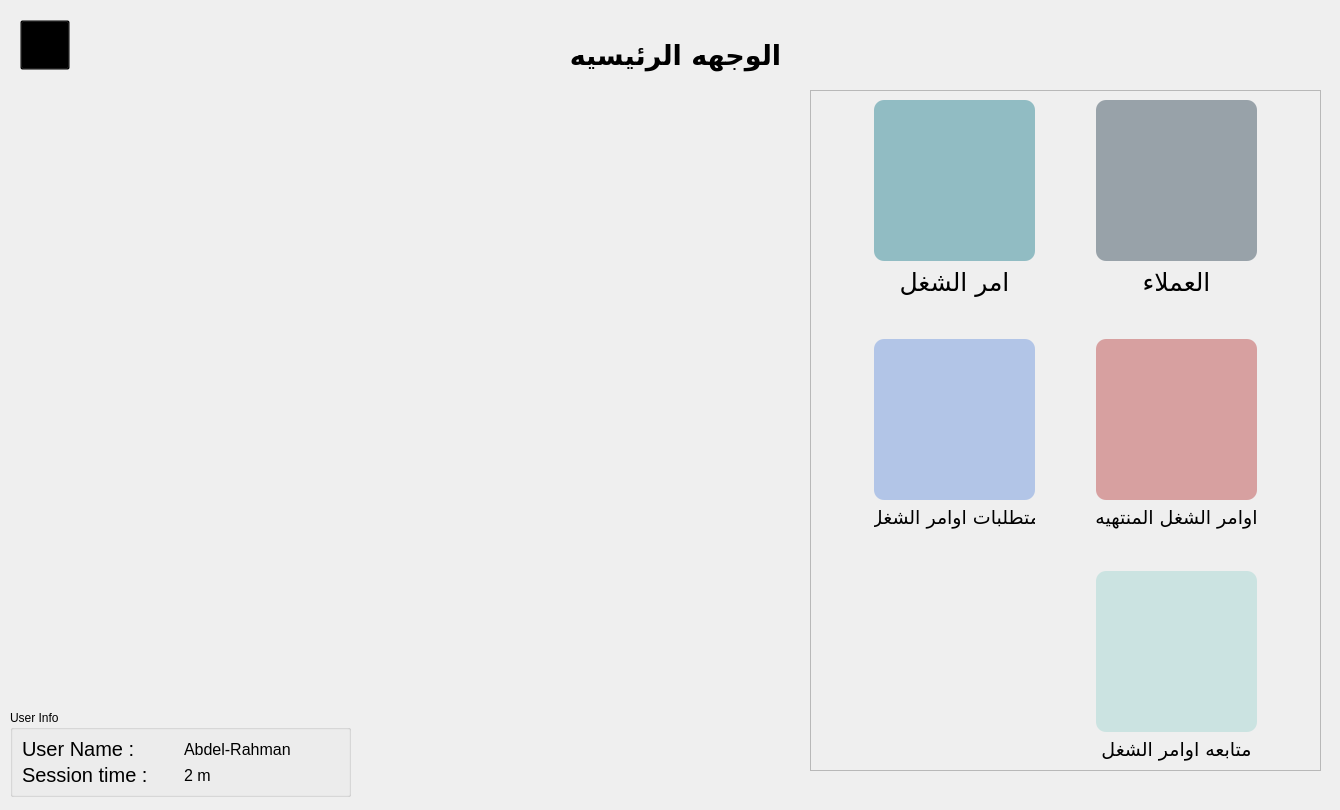
<?xml version="1.0" encoding="UTF-8"?>
<ui version="4.0">
 <class>main</class>
 <widget class="QWidget" name="main">
  <property name="geometry">
   <rect>
    <x>0</x>
    <y>0</y>
    <width>1340</width>
    <height>810</height>
   </rect>
  </property>
  <property name="minimumSize">
   <size>
    <width>1340</width>
    <height>810</height>
   </size>
  </property>
  <property name="windowTitle">
   <string>Form</string>
  </property>
  <widget class="QLabel" name="label">
   <property name="geometry">
    <rect>
     <x>560</x>
     <y>30</y>
     <width>231</width>
     <height>51</height>
    </rect>
   </property>
   <property name="maximumSize">
    <size>
     <width>271</width>
     <height>71</height>
    </size>
   </property>
   <property name="font">
    <font>
     <family>Thunder Lord</family>
     <pointsize>20</pointsize>
     <weight>75</weight>
     <bold>true</bold>
    </font>
   </property>
   <property name="text">
    <string>الوجهه الرئيسيه</string>
   </property>
   <property name="alignment">
    <set>Qt::AlignCenter</set>
   </property>
  </widget>
  <widget class="QFrame" name="frame">
   <property name="geometry">
    <rect>
     <x>810</x>
     <y>90</y>
     <width>511</width>
     <height>681</height>
    </rect>
   </property>
   <property name="frameShape">
    <enum>QFrame::StyledPanel</enum>
   </property>
   <property name="frameShadow">
    <enum>QFrame::Raised</enum>
   </property>
   <layout class="QGridLayout" name="gridLayout">
    <item row="0" column="0">
     <spacer name="horizontalSpacer_4">
      <property name="orientation">
       <enum>Qt::Horizontal</enum>
      </property>
      <property name="sizeHint" stdset="0">
       <size>
        <width>44</width>
        <height>20</height>
       </size>
      </property>
     </spacer>
    </item>
    <item row="0" column="1">
     <layout class="QVBoxLayout" name="verticalLayout_2">
      <item>
       <widget class="QPushButton" name="workOrder_btn">
        <property name="minimumSize">
         <size>
          <width>161</width>
          <height>161</height>
         </size>
        </property>
        <property name="maximumSize">
         <size>
          <width>161</width>
          <height>161</height>
         </size>
        </property>
        <property name="styleSheet">
         <string notr="true">QPushButton {
    
	background-color: rgb(0, 110, 127,100);
    color: #FFFFFF;
    padding: 2px;
    font: bold 15px;
    border-width: 6px;
    border-radius: 10px;
    border-color: #2752B8;
}
QPushButton:hover {
    background-color: #A0BCC2;
}</string>
        </property>
        <property name="text">
         <string/>
        </property>
        <property name="icon">
         <iconset resource="app_resources.qrc">
          <normaloff>:/icons/icons/icons8-add-list-64.png</normaloff>:/icons/icons/icons8-add-list-64.png</iconset>
        </property>
        <property name="iconSize">
         <size>
          <width>300</width>
          <height>300</height>
         </size>
        </property>
       </widget>
      </item>
      <item>
       <widget class="QLabel" name="label_6">
        <property name="maximumSize">
         <size>
          <width>161</width>
          <height>16777215</height>
         </size>
        </property>
        <property name="font">
         <font>
          <family>Thunder Lord</family>
          <pointsize>19</pointsize>
          <weight>50</weight>
          <bold>false</bold>
         </font>
        </property>
        <property name="text">
         <string>امر الشغل</string>
        </property>
        <property name="alignment">
         <set>Qt::AlignCenter</set>
        </property>
       </widget>
      </item>
     </layout>
    </item>
    <item row="0" column="2">
     <spacer name="horizontalSpacer_5">
      <property name="orientation">
       <enum>Qt::Horizontal</enum>
      </property>
      <property name="sizeHint" stdset="0">
       <size>
        <width>44</width>
        <height>20</height>
       </size>
      </property>
     </spacer>
    </item>
    <item row="0" column="3">
     <layout class="QVBoxLayout" name="verticalLayout">
      <item>
       <widget class="QPushButton" name="clients_btn">
        <property name="minimumSize">
         <size>
          <width>161</width>
          <height>161</height>
         </size>
        </property>
        <property name="maximumSize">
         <size>
          <width>161</width>
          <height>161</height>
         </size>
        </property>
        <property name="styleSheet">
         <string notr="true">QPushButton {

    background-color: rgb(17, 43, 60,100);
    color: #FFFFFF;
    padding: 2px;
    font: bold 15px;
    border-width: 6px;
    border-radius: 10px;
    border-color: #2752B8;
}
QPushButton:hover {
    background-color: #EFEAD8;
}</string>
        </property>
        <property name="text">
         <string/>
        </property>
        <property name="icon">
         <iconset resource="app_resources.qrc">
          <normaloff>:/icons/icons/user.png</normaloff>:/icons/icons/user.png</iconset>
        </property>
        <property name="iconSize">
         <size>
          <width>100</width>
          <height>100</height>
         </size>
        </property>
       </widget>
      </item>
      <item>
       <widget class="QLabel" name="label_9">
        <property name="maximumSize">
         <size>
          <width>161</width>
          <height>16777215</height>
         </size>
        </property>
        <property name="font">
         <font>
          <family>Thunder Lord</family>
          <pointsize>19</pointsize>
          <weight>50</weight>
          <bold>false</bold>
         </font>
        </property>
        <property name="text">
         <string>العملاء</string>
        </property>
        <property name="alignment">
         <set>Qt::AlignCenter</set>
        </property>
       </widget>
      </item>
     </layout>
    </item>
    <item row="0" column="4">
     <spacer name="horizontalSpacer_6">
      <property name="orientation">
       <enum>Qt::Horizontal</enum>
      </property>
      <property name="sizeHint" stdset="0">
       <size>
        <width>44</width>
        <height>20</height>
       </size>
      </property>
     </spacer>
    </item>
    <item row="1" column="1">
     <spacer name="horizontalSpacer_7">
      <property name="orientation">
       <enum>Qt::Vertical</enum>
      </property>
      <property name="sizeHint" stdset="0">
       <size>
        <width>20</width>
        <height>24</height>
       </size>
      </property>
     </spacer>
    </item>
    <item row="1" column="3">
     <spacer name="horizontalSpacer_8">
      <property name="orientation">
       <enum>Qt::Vertical</enum>
      </property>
      <property name="sizeHint" stdset="0">
       <size>
        <width>20</width>
        <height>24</height>
       </size>
      </property>
     </spacer>
    </item>
    <item row="2" column="0">
     <spacer name="horizontalSpacer_3">
      <property name="orientation">
       <enum>Qt::Horizontal</enum>
      </property>
      <property name="sizeHint" stdset="0">
       <size>
        <width>44</width>
        <height>20</height>
       </size>
      </property>
     </spacer>
    </item>
    <item row="2" column="1">
     <layout class="QVBoxLayout" name="verticalLayout_4">
      <item>
       <widget class="QPushButton" name="ordersReq_btn">
        <property name="minimumSize">
         <size>
          <width>161</width>
          <height>161</height>
         </size>
        </property>
        <property name="maximumSize">
         <size>
          <width>161</width>
          <height>161</height>
         </size>
        </property>
        <property name="styleSheet">
         <string notr="true">QPushButton {
	
	background-color: rgb(85, 132, 220,100);
    color: #FFFFFF;
    padding: 2px;
    font: bold 15px;
    border-width: 6px;
    border-radius: 10px;
    border-color: #2752B8;
}
QPushButton:hover {
    background-color: #EFEAD8;
}</string>
        </property>
        <property name="text">
         <string/>
        </property>
        <property name="icon">
         <iconset resource="app_resources.qrc">
          <normaloff>:/icons/icons/icons8-important-delivery-96.png</normaloff>:/icons/icons/icons8-important-delivery-96.png</iconset>
        </property>
        <property name="iconSize">
         <size>
          <width>100</width>
          <height>100</height>
         </size>
        </property>
       </widget>
      </item>
      <item>
       <widget class="QLabel" name="label_11">
        <property name="maximumSize">
         <size>
          <width>161</width>
          <height>16777215</height>
         </size>
        </property>
        <property name="font">
         <font>
          <family>Thunder Lord</family>
          <pointsize>14</pointsize>
          <weight>50</weight>
          <bold>false</bold>
         </font>
        </property>
        <property name="text">
         <string>متطلبات اوامر الشغل</string>
        </property>
        <property name="alignment">
         <set>Qt::AlignCenter</set>
        </property>
       </widget>
      </item>
     </layout>
    </item>
    <item row="2" column="2">
     <spacer name="horizontalSpacer_2">
      <property name="orientation">
       <enum>Qt::Horizontal</enum>
      </property>
      <property name="sizeHint" stdset="0">
       <size>
        <width>44</width>
        <height>20</height>
       </size>
      </property>
     </spacer>
    </item>
    <item row="2" column="3">
     <layout class="QVBoxLayout" name="verticalLayout_3">
      <item>
       <widget class="QPushButton" name="finishedOrders_btn">
        <property name="minimumSize">
         <size>
          <width>161</width>
          <height>161</height>
         </size>
        </property>
        <property name="maximumSize">
         <size>
          <width>161</width>
          <height>161</height>
         </size>
        </property>
        <property name="styleSheet">
         <string notr="true">QPushButton {
	background-color: rgb(178, 39, 39,100);
    color: #FFFFFF;
    padding: 2px;
    font: bold 15px;
    border-width: 6px;
    border-radius: 10px;
    border-color: #2752B8;
}
QPushButton:hover {
    background-color: #827397;
}</string>
        </property>
        <property name="text">
         <string/>
        </property>
        <property name="icon">
         <iconset resource="app_resources.qrc">
          <normaloff>:/icons/icons/list.png</normaloff>:/icons/icons/list.png</iconset>
        </property>
        <property name="iconSize">
         <size>
          <width>100</width>
          <height>100</height>
         </size>
        </property>
       </widget>
      </item>
      <item>
       <widget class="QLabel" name="label_10">
        <property name="maximumSize">
         <size>
          <width>161</width>
          <height>16777215</height>
         </size>
        </property>
        <property name="font">
         <font>
          <family>Thunder Lord</family>
          <pointsize>14</pointsize>
          <weight>50</weight>
          <bold>false</bold>
         </font>
        </property>
        <property name="text">
         <string>اوامر الشغل المنتهيه</string>
        </property>
        <property name="alignment">
         <set>Qt::AlignCenter</set>
        </property>
       </widget>
      </item>
     </layout>
    </item>
    <item row="2" column="4">
     <spacer name="horizontalSpacer">
      <property name="orientation">
       <enum>Qt::Horizontal</enum>
      </property>
      <property name="sizeHint" stdset="0">
       <size>
        <width>44</width>
        <height>20</height>
       </size>
      </property>
     </spacer>
    </item>
    <item row="3" column="3">
     <spacer name="horizontalSpacer_9">
      <property name="orientation">
       <enum>Qt::Vertical</enum>
      </property>
      <property name="sizeHint" stdset="0">
       <size>
        <width>20</width>
        <height>24</height>
       </size>
      </property>
     </spacer>
    </item>
    <item row="4" column="3">
     <layout class="QVBoxLayout" name="verticalLayout_5">
      <item>
       <widget class="QPushButton" name="followOrders_btn">
        <property name="minimumSize">
         <size>
          <width>161</width>
          <height>161</height>
         </size>
        </property>
        <property name="maximumSize">
         <size>
          <width>161</width>
          <height>161</height>
         </size>
        </property>
        <property name="font">
         <font>
          <pointsize>-1</pointsize>
          <weight>75</weight>
          <italic>false</italic>
          <bold>true</bold>
         </font>
        </property>
        <property name="styleSheet">
         <string notr="true">QPushButton {
	
	background-color: rgb(149, 209, 204,100);
    color: #FFFFFF;
    padding: 2px;
    font: bold 15px;
    border-width: 6px;
    border-radius: 10px;
    border-color: #2752B8;
}
QPushButton:hover {
    background-color: #EFEAD8;
}</string>
        </property>
        <property name="text">
         <string/>
        </property>
        <property name="icon">
         <iconset resource="app_resources.qrc">
          <normaloff>:/icons/icons/icons8-printer-maintenance-100.png</normaloff>:/icons/icons/icons8-printer-maintenance-100.png</iconset>
        </property>
        <property name="iconSize">
         <size>
          <width>150</width>
          <height>150</height>
         </size>
        </property>
       </widget>
      </item>
      <item>
       <widget class="QLabel" name="label_12">
        <property name="maximumSize">
         <size>
          <width>161</width>
          <height>16777215</height>
         </size>
        </property>
        <property name="font">
         <font>
          <family>Thunder Lord</family>
          <pointsize>14</pointsize>
          <weight>50</weight>
          <bold>false</bold>
         </font>
        </property>
        <property name="text">
         <string>متابعه اوامر الشغل</string>
        </property>
        <property name="alignment">
         <set>Qt::AlignCenter</set>
        </property>
       </widget>
      </item>
     </layout>
    </item>
   </layout>
  </widget>
  <widget class="QPushButton" name="logOut_btn">
   <property name="geometry">
    <rect>
     <x>20</x>
     <y>20</y>
     <width>50</width>
     <height>50</height>
    </rect>
   </property>
   <property name="minimumSize">
    <size>
     <width>50</width>
     <height>50</height>
    </size>
   </property>
   <property name="maximumSize">
    <size>
     <width>50</width>
     <height>50</height>
    </size>
   </property>
   <property name="styleSheet">
    <string notr="true">background-color: rgb(0, 0, 0,0);</string>
   </property>
   <property name="text">
    <string/>
   </property>
   <property name="icon">
    <iconset resource="app_resources.qrc">
     <normaloff>:/logo/images/icons8-logout-80.png</normaloff>:/logo/images/icons8-logout-80.png</iconset>
   </property>
   <property name="iconSize">
    <size>
     <width>50</width>
     <height>50</height>
    </size>
   </property>
  </widget>
  <widget class="QLabel" name="label_3">
   <property name="geometry">
    <rect>
     <x>0</x>
     <y>0</y>
     <width>1361</width>
     <height>821</height>
    </rect>
   </property>
   <property name="minimumSize">
    <size>
     <width>1361</width>
     <height>821</height>
    </size>
   </property>
   <property name="maximumSize">
    <size>
     <width>1361</width>
     <height>821</height>
    </size>
   </property>
   <property name="text">
    <string/>
   </property>
   <property name="pixmap">
    <pixmap resource="app_resources.qrc">:/login/images/backgroung/3433814.jpg</pixmap>
   </property>
   <property name="scaledContents">
    <bool>true</bool>
   </property>
  </widget>
  <widget class="QGroupBox" name="groupBox">
   <property name="geometry">
    <rect>
     <x>10</x>
     <y>710</y>
     <width>341</width>
     <height>87</height>
    </rect>
   </property>
   <property name="title">
    <string>User Info</string>
   </property>
   <layout class="QGridLayout" name="gridLayout_3">
    <item row="0" column="0">
     <widget class="QLabel" name="label_2">
      <property name="font">
       <font>
        <pointsize>15</pointsize>
       </font>
      </property>
      <property name="styleSheet">
       <string notr="true"/>
      </property>
      <property name="text">
       <string>User Name :</string>
      </property>
     </widget>
    </item>
    <item row="0" column="1">
     <widget class="QLabel" name="label_4">
      <property name="font">
       <font>
        <pointsize>12</pointsize>
       </font>
      </property>
      <property name="styleSheet">
       <string notr="true"/>
      </property>
      <property name="text">
       <string>Abdel-Rahman</string>
      </property>
     </widget>
    </item>
    <item row="1" column="0">
     <widget class="QLabel" name="label_7">
      <property name="font">
       <font>
        <pointsize>15</pointsize>
       </font>
      </property>
      <property name="styleSheet">
       <string notr="true"/>
      </property>
      <property name="text">
       <string>Session time :</string>
      </property>
     </widget>
    </item>
    <item row="1" column="1">
     <widget class="QLabel" name="label_8">
      <property name="font">
       <font>
        <pointsize>12</pointsize>
       </font>
      </property>
      <property name="styleSheet">
       <string notr="true"/>
      </property>
      <property name="text">
       <string>2 m</string>
      </property>
     </widget>
    </item>
   </layout>
  </widget>
  <zorder>label_3</zorder>
  <zorder>label</zorder>
  <zorder>frame</zorder>
  <zorder>logOut_btn</zorder>
  <zorder>groupBox</zorder>
 </widget>
 <resources>
  <include location="app_resources.qrc"/>
 </resources>
 <connections/>
</ui>
